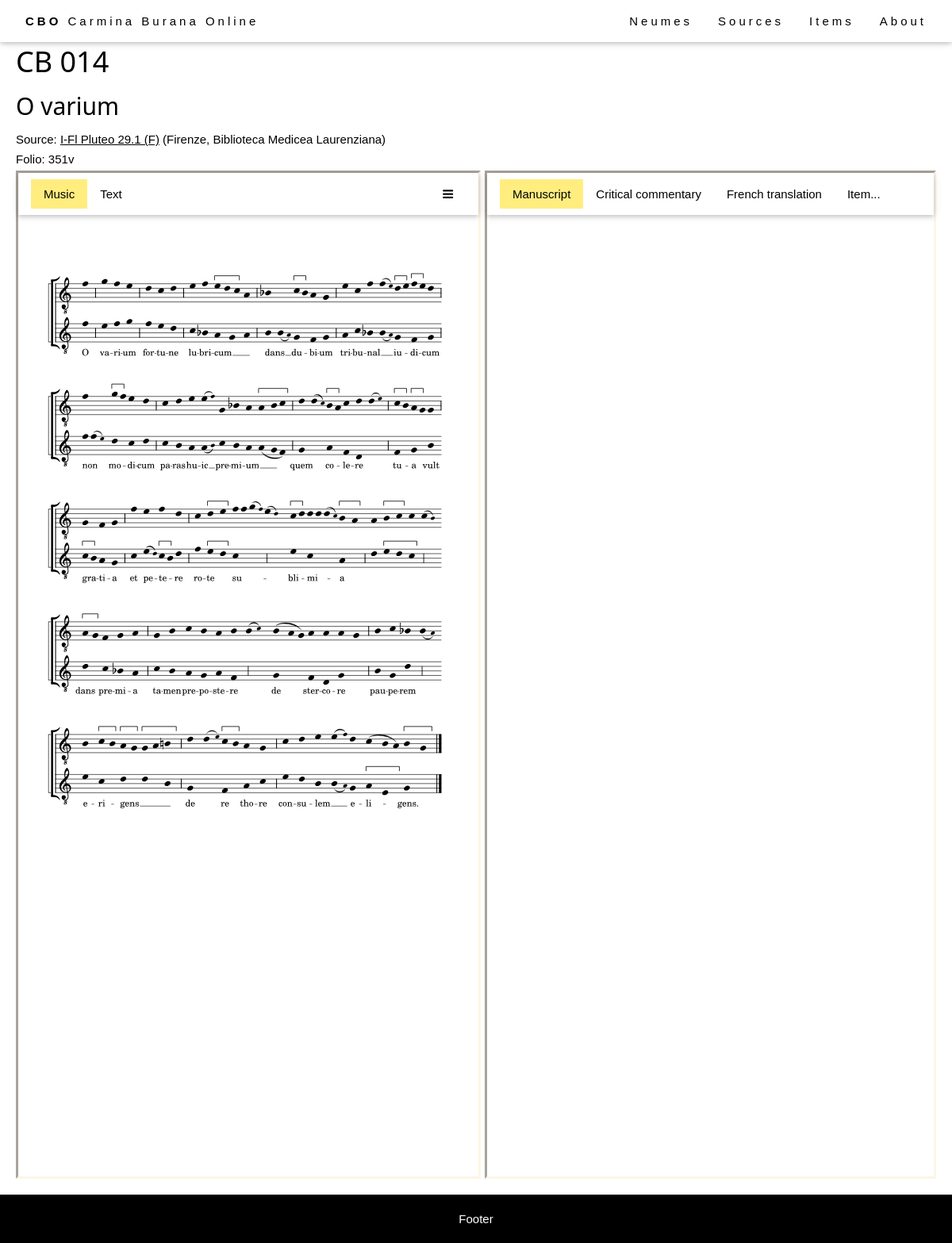
The page /browse/item/34 on the database as committed earlier.
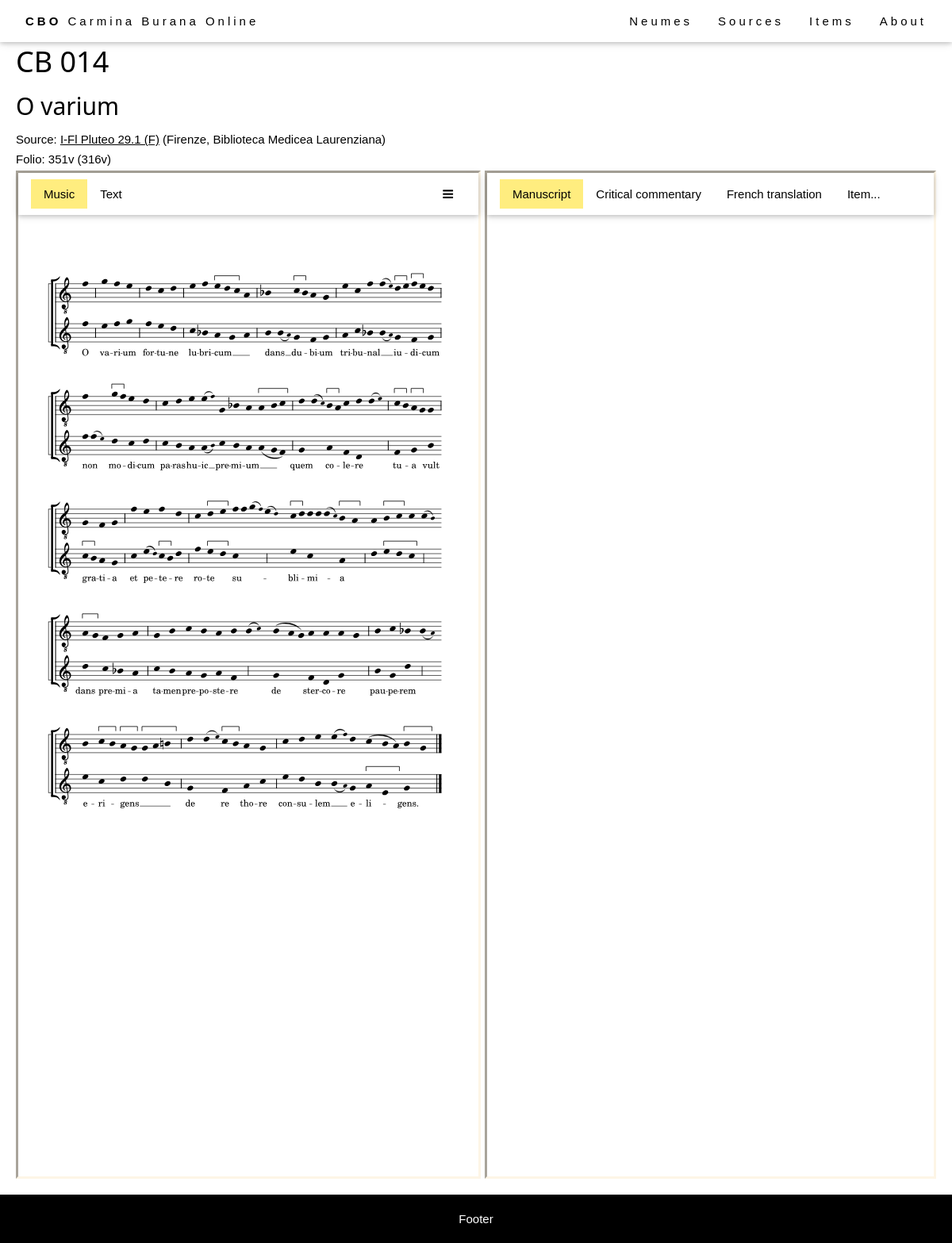
The same page on the database as committed later.
### browse/models.py (models this page shows, shortened)
class Item(models.Model):
    abstract_item = models.ForeignKey(AbstractItem, on_delete=models.PROTECT, null=True)
    source = models.ForeignKey(Source, on_delete=models.RESTRICT, null=True)
    foliation_start = models.CharField(max_length=32, help_text="First folio occupied by the item in the source.")
    foliation_end = models.CharField(max_length=32, help_text="Last folio occupied by the item in the source.")
    title = models.CharField(max_length=256, help_text="Title of the item (incipit).")
    language = models.ManyToManyField(Language)
    file = models.CharField(max_length=256, help_text="Filename (without extensions).", null=True)
    IIIF_canvas = models.CharField(max_length=256, help_text="IIIF canvas index of the item.", blank=True)
    class Meta:
        ordering = [Length('abstract_item__cb_id'), 'abstract_item__cb_id']
    def foliation_str(self):
        if self.foliation_start == self.foliation_end:
            return self.foliation_start
        else:
            return self.foliation_start + "-" + self.foliation_end
    @property
    def is_translated(self):
        import os.path
        if os.path.isfile(staticfile_path('tei', self.file + '_PB.tei')):
            return True
        else:
            return False
    @property
    def is_svg_based(self):
        import os.path
        if os.path.isfile(staticfile_path('img', self.file + '.svg')):
            return True
        else:
            return False
    @property
    def svg_path(self):
        return 'img/' + self.file + ".svg"
    def transform(self, xsl_file, tei_file, indent=False, met=False):
        from lxml import etree, html
        xsl = etree.parse(staticfile_path('xsl', xsl_file))
        transform = etree.XSLT(xsl)
        xml = etree.parse(staticfile_path('tei', tei_file + '.tei'))
        if met:
            metify(xml)
        result = transform(xml)
        if indent:
            indentify(result)
        try:
            return lxml.html.tostring(result).decode('UTF-8')
        except:
            print("Error: not able to convert")
            return ''
    @property
    def formatted_transform(self):
        return self.transform('formatted.xsl', self.file, indent=True, met=True)
    @property
    def text_apparatus_transform(self):
        return self.transform('text-apparatus.xsl', self.file)

class AbstractItem(models.Model):
    cb_id = models.CharField(max_length=10, help_text="Number of the item.")
    theme = models.ManyToManyField(Theme)
    genre = models.ForeignKey(Genre, on_delete=models.SET_NULL, null=True)
    text_type = models.ManyToManyField(TextType, through="TextTypeSpecification")
    class Meta:
        ordering = [Length('cb_id'), 'cb_id']

class Source(models.Model):
    bib_id = models.CharField(max_length=128, unique=True, help_text="The source identifier.")
    nick_name = models.CharField(max_length=128, help_text="The source name.", blank=True)
    country = models.CharField(max_length=256, help_text="The source location (country).")
    location = models.CharField(max_length=256, help_text="The source location (institution).")
    century = models.CharField(max_length=256, help_text="The source century.", blank=True)
    notation = models.CharField(max_length=256, help_text="The source notation type (for musical notation only).", blank=True)
    url = models.CharField(max_length=512, help_text="External url to access the source images.", blank=True)
    concordances = models.TextField(help_text="Concordances with the Codex Buranus.", blank=True)
    notes = models.TextField(help_text="Additional notes on the source.", blank=True)
    IIIF_manifest = models.CharField(max_length=512, help_text="URL of the IIIF manifest.", blank=True)
    class Meta:
        ordering = ['country', 'location', 'bib_id']
    def get_absolute_url(self):
        return reverse('source-detail', args=[str(self.id)])

### browse/views.py (the view)
# urls.py: path('item/<int:pk>', views.ItemDetailView.as_view(), name='item-detail'),
class ItemDetailView(generic.DetailView):
    model = Item
    template_name = 'item_detail.html'

### browse/indentify.py (called while the page is built)
def indentify(tree):
	for poem in tree.findall(".//div[@data-type='poem']"):
		global_met = poem.get('data-met')
		for lg in poem.findall("./div[@data-type='strophe']"):
			if 'data-met' in lg.keys():
				met = lg.get('data-met')
			else:
				met = global_met
			parsed_met = parse(met)
			for (n, verse) in enumerate(lg.findall(".//div[@class='verse']")):
				verse.set('data-indent', str(parsed_met[n]))

### browse/metify.py (called while the page is built, shortened)
def metify(tree):
	for attr in ['met', 'rhyme']:
		poem_types = ['poem', 'sequence', 'leich']

### browse/models.py (called while the page is built)
def staticfile_path(folder, filename):
    import os.path
    return os.path.join(os.path.join(static_root, folder), filename)

### templates/item_detail.html (shortened to what this page needs)
{% extends "base_generic.html" %}
{% load static %}
{% block content %}
<link rel="stylesheet" href="{% static 'css/neumed-text.css' %}"/>
<link rel="stylesheet" href="https://cdnjs.cloudflare.com/ajax/libs/font-awesome/4.7.0/css/font-awesome.min.css">
<div style="padding: 20px; width: 100%;">
  <h1>CB {{ item.abstract_item.cb_id }}</h1>
  <h2>{{ item.title }}</h2>
  <p>Source: <a href="{{ item.source.get_absolute_url }}">{{ item.source.bib_id }}</a> ({{ item.source.location }})</p>
  <p>Folio: {{ item.foliation_str }}</p>
  <div style="display: flex;">
    <div class="cbo-border-inset cbo-border-sand flex-column" style="width: 50%;">
      {% include "item_core_view.html" with item=item %}
    </div>
    <div id="dragResizer" class="resizer"></div>
    <div class="cbo-border-inset cbo-border-sand" style="flex: 1;">
      <div class="tab cbo-white cbo-wide cbo-padding cbo-card right">
        <button id="defaultOpenRight" class="tablinks cbo-bar-item cbo-button activable" onclick="openRightTab(this, 'msImage')">Manuscript</button>
        <button class="tablinks cbo-bar-item cbo-button activable" onclick="openRightTab(this, 'commentary')">Critical commentary</button>
        <button class="tablinks cbo-bar-item cbo-button activable" onclick="openRightTab(this, 'translation')">French translation</button>
        <button class="tablinks cbo-bar-item cbo-button activable" onclick="openRightTab(this, 'itemRight')">Item...</button>
      </div>
      <div id="msImage" class="tabcontent right">
        <div id="mirador" style="position: relative; width: 100%; height: 1000px;"></div>
      </div>
    </div>
  </div>
</div>
{% endblock %}

### templates/base_generic.html (shortened to what this page needs)
<!DOCTYPE html>
<html lang="en">
<head>
  {% block head %}
  {% load static %}
  <link rel="stylesheet" href="{% static 'css/style.css' %}"/>
  <link rel="stylesheet" href="{% static 'css/layout-generic.css' %}"/>
  {% endblock %}
</head>
<body>
<div class="page-container">
  {% block navbar %}
  <div class="cbo-top" style="z-index: 1200;">
    <div class="cbo-bar cbo-white cbo-wide cbo-padding cbo-card">
      <a href="{% url 'index' %}" class="cbo-bar-item cbo-button"><b>CBO</b> Carmina Burana Online</a>
      <div class="cbo-right cbo-hide-small">
        <a href="{% url 'neumes' %}" class="cbo-bar-item cbo-button">Neumes</a>
        <a href="{% url 'sources' %}" class="cbo-bar-item cbo-button">Sources</a>
        <a href="{% url 'items' %}" class="cbo-bar-item cbo-button">Items</a>
        <a href="{% url 'about_index' %}" class="cbo-bar-item cbo-button">About</a>
      </div>
    </div>
  </div>
  {% endblock %}
  {% block header %}
  <header class="cbo-display-container cbo-content cbo-wide" style="max-width:1500px;" id="home">
    {% load static %}
  </header>
  {% endblock %}
  <main style="display: flex; flex: 1;">
    {% block content %}
    {% endblock %}
  </main>
  {% block footer %}
  <footer class="cbo-center cbo-black cbo-padding-16">
    <p>Footer</p>
  </footer>
  {% endblock %}
</div>
</body>
</html>

### templates/item_core_view.html (shortened to what this page needs)
{% load static %}
<div id="itemCoreView-{{ item.pk }}">
  {% if item.is_svg_based %}
  <div class="tab cbo-white cbo-wide cbo-padding cbo-card">
    <button id="openSvg-{{ item.pk }}" class="tablinks cbo-bar-item cbo-button activable">Music</button>
    <button id="openText-{{ item.pk }}" class="tablinks cbo-bar-item cbo-button activable">Text</button>
    <div class="dropdown" style="z-index: 1500;">
      <button id="dropBtn-{{ item.pk }}" class="cbo-bar-item cbo-button"><i style="pointer-events: none;" class="fa fa-bars"></i></button>
    </div>
  </div>
  <div id="svg-{{ item.pk }}" class="tabcontent">
    <img src="{% static item.svg_path %}" style="width: 100%;"/>
  </div>
  {% endif %}
</div>

### staticfiles/css/style.css (style rules this page uses)
html { -ms-text-size-adjust:100%;-webkit-text-size-adjust:100% }
body { margin:0 }
article,aside,details,figcaption,figure,footer,header,main,menu,nav,section { display:block }
a { background-color:transparent }
b,strong { font-weight:bolder }
img { border-style:none }
button,input,select,textarea,optgroup { font:inherit;margin:0 }
button,input { overflow:visible }
button,select { text-transform:none }
button,[type=button],[type=reset],[type=submit] { -webkit-appearance:button }
html,body { font-family:Verdana,sans-serif;font-size:15px;line-height:1.4 }
html { overflow-x:hidden }
h1 { font-size:36px }
h2 { font-size:30px }
h1,h2,h3,h4,h5,h6 { font-family:"Segoe UI",Arial,sans-serif;font-weight:400;margin:10px 0 }
.cbo-wide { letter-spacing:4px }
img { vertical-align:middle }
a { color:inherit }
.cbo-btn,.cbo-button { border:none;display:inline-block;padding:8px 16px;vertical-align:middle;overflow:hidden;text-decoration:none;color:inherit;background-color:inherit;text-align:center;cursor:pointer;white-space:nowrap }
.cbo-btn,.cbo-button { -webkit-touch-callout:none;-webkit-user-select:none;-khtml-user-select:none;-moz-user-select:none;-ms-user-select:none;user-select:none }
.cbo-tooltip,.cbo-display-container { position:relative }
.cbo-bar { width:100%;overflow:hidden }
.cbo-bar .cbo-bar-item { padding:8px 16px;float:left;width:auto;border:none;display:block;outline:0 }
.cbo-bar .cbo-button { white-space:normal }
.cbo-container:after,.cbo-container:before,.cbo-panel:after,.cbo-panel:before,.cbo-row:after,.cbo-row:before,.cbo-row-padding:after,.cbo-row-padding:before, .cbo-cell-row:before,.cbo-cell-row:after,.cbo-clear:after,.cbo-clear:before,.cbo-bar:before,.cbo-bar:after { content:"";display:table;clear:both }
.cbo-content,.cbo-auto { margin-left:auto;margin-right:auto }
.cbo-content { max-width:980px }
.cbo-top,.cbo-bottom { position:fixed;width:100%;z-index:1 }
.cbo-top { top:0 }
.cbo-card,.cbo-card-2 { box-shadow:0 2px 5px 0 rgba(0,0,0,0.16),0 2px 10px 0 rgba(0,0,0,0.12) }
.cbo-center { text-align:center!important }
.cbo-padding { padding:8px 16px!important }
.cbo-padding-16 { padding-top:16px!important;padding-bottom:16px!important }
.cbo-right { float:right!important }
.cbo-white,.cbo-hover-white:hover { color:#000!important;background-color:#fff!important }
.cbo-black,.cbo-hover-black:hover { color:#fff!important;background-color:#000!important }
.cbo-border-inset { border-style: inset; }
.cbo-border-sand,.cbo-hover-border-sand:hover { border-color:#fdf5e6!important }

### staticfiles/css/layout-generic.css (style rules this page uses)
.page-container { display: flex; flex-direction: column; min-height: 100vh; }
.flex-column { display: flex; flex-direction: column; }
.cbo-button { transition: 0.3s; }
.cbo-bar { box-sizing: border-box; }

### staticfiles/css/neumed-text.css (style rules this page uses)
p { margin-block-start: 4px; margin-block-end: 4px; }

### templates/item_detail.html (style rules this page uses)
.resizer { cursor: ew-resize; height: 1200px; width: 5px; }
.tab { box-sizing: border-box; display: inline-flex; width: 100%; }
.active { background-color: #ffed7f; }
.tabcontent { display: none; padding: 6px; height: 1200px; overflow-y: scroll; }
.dropdown { margin-left: auto; }

Rows that differ between the two databases and show on the page:
changed Item "O varium": foliation_str "351v" → "351v (316v)"
